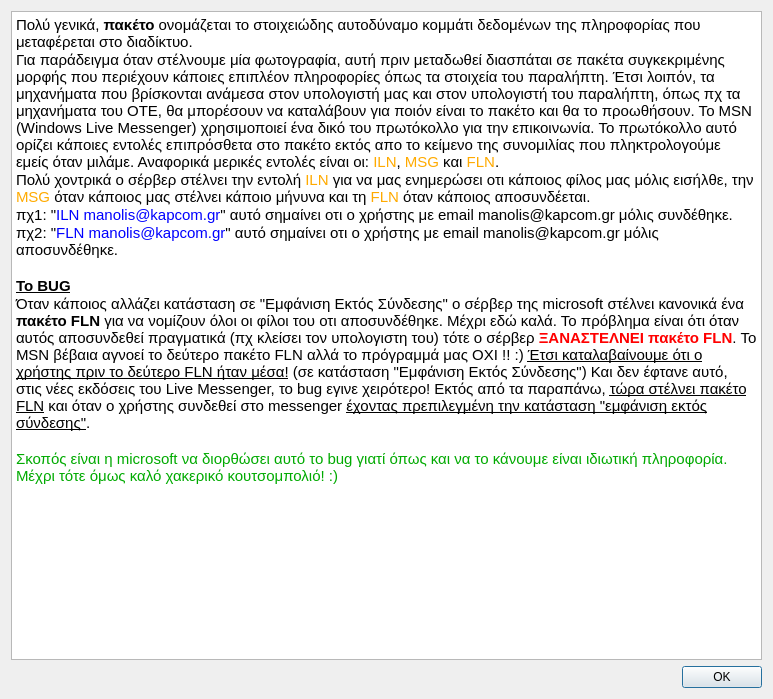
<?xml version="1.0" encoding="UTF-8"?>
<ui version="4.0">
 <class>flnDialog</class>
 <widget class="QDialog" name="flnDialog">
  <property name="geometry">
   <rect>
    <x>0</x>
    <y>0</y>
    <width>773</width>
    <height>699</height>
   </rect>
  </property>
  <property name="windowTitle">
   <string>Τι είναι το πακέτο FLN</string>
  </property>
  <layout class="QGridLayout" name="gridLayout">
   <item row="1" column="0">
    <widget class="QDialogButtonBox" name="buttonBox">
     <property name="orientation">
      <enum>Qt::Horizontal</enum>
     </property>
     <property name="standardButtons">
      <set>QDialogButtonBox::Ok</set>
     </property>
    </widget>
   </item>
   <item row="0" column="0">
    <widget class="QTextEdit" name="textEdit">
     <property name="enabled">
      <bool>true</bool>
     </property>
     <property name="readOnly">
      <bool>true</bool>
     </property>
     <property name="html">
      <string>&lt;!DOCTYPE HTML PUBLIC &quot;-//W3C//DTD HTML 4.0//EN&quot; &quot;http://www.w3.org/TR/REC-html40/strict.dtd&quot;&gt;
&lt;html&gt;&lt;head&gt;&lt;meta name=&quot;qrichtext&quot; content=&quot;1&quot; /&gt;&lt;style type=&quot;text/css&quot;&gt;
p, li { white-space: pre-wrap; }
&lt;/style&gt;&lt;/head&gt;&lt;body style=&quot; font-family:'Sans'; font-size:10pt; font-weight:400; font-style:normal;&quot;&gt;
&lt;p style=&quot; margin-top:0px; margin-bottom:0px; margin-left:0px; margin-right:0px; -qt-block-indent:0; text-indent:0px;&quot;&gt;&lt;span style=&quot; font-family:'FreeSans'; font-size:11pt;&quot;&gt;Πολύ γενικά, &lt;/span&gt;&lt;span style=&quot; font-family:'FreeSans'; font-size:11pt; font-weight:600;&quot;&gt;πακέτο&lt;/span&gt;&lt;span style=&quot; font-family:'FreeSans'; font-size:11pt;&quot;&gt; ονομάζεται το στοιχειώδης αυτοδύναμο κομμάτι δεδομένων της πληροφορίας που μεταφέρεται στο διαδίκτυο.&lt;/span&gt;&lt;/p&gt;
&lt;p style=&quot; margin-top:0px; margin-bottom:0px; margin-left:0px; margin-right:0px; -qt-block-indent:0; text-indent:0px;&quot;&gt;&lt;span style=&quot; font-family:'FreeSans'; font-size:11pt;&quot;&gt;Για παράδειγμα όταν στέλνουμε μία φωτογραφία, αυτή πριν μεταδωθεί διασπάται σε πακέτα συγκεκριμένης μορφής που περιέχουν κάποιες επιπλέον πληροφορίες όπως τα στοιχεία του παραλήπτη. Έτσι λοιπόν, τα μηχανήματα που βρίσκονται ανάμεσα στον υπολογιστή μας και στον υπολογιστή του παραλήπτη, όπως πχ τα μηχανήματα του ΟΤΕ, θα μπορέσουν να καταλάβουν για ποιόν είναι το πακέτο και θα το προωθήσουν. Το MSN (Windows Live Messenger) χρησιμοποιεί ένα δικό του πρωτόκολλο για την επικοινωνία. Το πρωτόκολλο αυτό ορίζει κάποιες εντολές επιπρόσθετα στο πακέτο εκτός απο το κείμενο της συνομιλίας που πληκτρολογούμε εμείς όταν μιλάμε. Αναφορικά μερικές εντολές είναι οι: &lt;/span&gt;&lt;span style=&quot; font-family:'FreeSans'; font-size:11pt; color:#ffaa00;&quot;&gt;ILN&lt;/span&gt;&lt;span style=&quot; font-family:'FreeSans'; font-size:11pt;&quot;&gt;, &lt;/span&gt;&lt;span style=&quot; font-family:'FreeSans'; font-size:11pt; color:#ffaa00;&quot;&gt;MSG &lt;/span&gt;&lt;span style=&quot; font-family:'FreeSans'; font-size:11pt; color:#000000;&quot;&gt;και&lt;/span&gt;&lt;span style=&quot; font-family:'FreeSans'; font-size:11pt;&quot;&gt; &lt;/span&gt;&lt;span style=&quot; font-family:'FreeSans'; font-size:11pt; color:#ffaa00;&quot;&gt;FLN&lt;/span&gt;&lt;span style=&quot; font-family:'FreeSans'; font-size:11pt;&quot;&gt;.&lt;/span&gt;&lt;/p&gt;
&lt;p style=&quot; margin-top:0px; margin-bottom:0px; margin-left:0px; margin-right:0px; -qt-block-indent:0; text-indent:0px;&quot;&gt;&lt;span style=&quot; font-family:'FreeSans'; font-size:11pt;&quot;&gt;Πολύ χοντρικά ο σέρβερ στέλνει την εντολή &lt;/span&gt;&lt;span style=&quot; font-family:'FreeSans'; font-size:11pt; color:#ffaa00;&quot;&gt;ILN&lt;/span&gt;&lt;span style=&quot; font-family:'FreeSans'; font-size:11pt;&quot;&gt; για να μας ενημερώσει οτι κάποιος φίλος μας μόλις εισήλθε, την &lt;/span&gt;&lt;span style=&quot; font-family:'FreeSans'; font-size:11pt; color:#ffaa00;&quot;&gt;MSG&lt;/span&gt;&lt;span style=&quot; font-family:'FreeSans'; font-size:11pt;&quot;&gt; όταν κάποιος μας στέλνει κάποιο μήνυνα και τη &lt;/span&gt;&lt;span style=&quot; font-family:'FreeSans'; font-size:11pt; color:#ffaa00;&quot;&gt;FLN&lt;/span&gt;&lt;span style=&quot; font-family:'FreeSans'; font-size:11pt;&quot;&gt; όταν κάποιος αποσυνδέεται.&lt;/span&gt;&lt;/p&gt;
&lt;p style=&quot; margin-top:0px; margin-bottom:0px; margin-left:0px; margin-right:0px; -qt-block-indent:0; text-indent:0px;&quot;&gt;&lt;span style=&quot; font-family:'FreeSans'; font-size:11pt;&quot;&gt;πχ1: &quot;&lt;/span&gt;&lt;span style=&quot; font-family:'FreeSans'; font-size:11pt; color:#0000ff;&quot;&gt;ILN manolis@kapcom.gr&lt;/span&gt;&lt;span style=&quot; font-family:'FreeSans'; font-size:11pt;&quot;&gt;&quot; αυτό σημαίνει οτι ο χρήστης με email &lt;/span&gt;&lt;span style=&quot; font-family:'FreeSans'; font-size:11pt; color:#000000;&quot;&gt;manolis@kapcom.gr&lt;/span&gt;&lt;span style=&quot; font-family:'FreeSans'; font-size:11pt;&quot;&gt; μόλις συνδέθηκε.&lt;/span&gt;&lt;/p&gt;
&lt;p style=&quot; margin-top:0px; margin-bottom:0px; margin-left:0px; margin-right:0px; -qt-block-indent:0; text-indent:0px;&quot;&gt;&lt;span style=&quot; font-family:'FreeSans'; font-size:11pt;&quot;&gt;πχ2: &quot;&lt;/span&gt;&lt;span style=&quot; font-family:'FreeSans'; font-size:11pt; color:#0000ff;&quot;&gt;FLN manolis@kapcom.gr&lt;/span&gt;&lt;span style=&quot; font-family:'FreeSans'; font-size:11pt;&quot;&gt;&quot; αυτό σημαίνει οτι ο χρήστης με email &lt;/span&gt;&lt;span style=&quot; font-family:'FreeSans'; font-size:11pt; color:#000000;&quot;&gt;manolis@kapcom.gr&lt;/span&gt;&lt;span style=&quot; font-family:'FreeSans'; font-size:11pt;&quot;&gt; μόλις αποσυνδέθηκε.&lt;/span&gt;&lt;/p&gt;
&lt;p style=&quot;-qt-paragraph-type:empty; margin-top:0px; margin-bottom:0px; margin-left:0px; margin-right:0px; -qt-block-indent:0; text-indent:0px; font-family:'FreeSans'; font-size:11pt;&quot;&gt;&lt;/p&gt;
&lt;p style=&quot; margin-top:0px; margin-bottom:0px; margin-left:0px; margin-right:0px; -qt-block-indent:0; text-indent:0px;&quot;&gt;&lt;span style=&quot; font-family:'FreeSans'; font-size:11pt; font-weight:600; text-decoration: underline;&quot;&gt;Το BUG&lt;/span&gt;&lt;/p&gt;
&lt;p style=&quot; margin-top:0px; margin-bottom:0px; margin-left:0px; margin-right:0px; -qt-block-indent:0; text-indent:0px;&quot;&gt;&lt;span style=&quot; font-family:'FreeSans'; font-size:11pt;&quot;&gt;Όταν κάποιος αλλάζει κατάσταση σε &quot;Εμφάνιση Εκτός Σύνδεσης&quot; ο σέρβερ της microsoft στέλνει κανονικά ένα &lt;/span&gt;&lt;span style=&quot; font-family:'FreeSans'; font-size:11pt; font-weight:600;&quot;&gt;πακέτο FLN &lt;/span&gt;&lt;span style=&quot; font-family:'FreeSans'; font-size:11pt;&quot;&gt;για να νομίζουν όλοι οι φίλοι του οτι αποσυνδέθηκε. Μέχρι εδώ καλά. Το πρόβλημα είναι ότι όταν αυτός αποσυνδεθεί πραγματικά (πχ κλείσει τον υπολογιστη του) τότε ο σέρβερ &lt;/span&gt;&lt;span style=&quot; font-family:'FreeSans'; font-size:11pt; font-weight:600; color:#ff0000;&quot;&gt;ΞΑΝΑΣΤΕΛΝΕΙ πακέτο FLN&lt;/span&gt;&lt;span style=&quot; font-family:'FreeSans'; font-size:11pt; color:#000000;&quot;&gt;. Το MSN βέβαια αγνοεί το δεύτερο πακέτο FLN αλλά το πρόγραμμά μας ΟΧΙ !! :) &lt;/span&gt;&lt;span style=&quot; font-family:'FreeSans'; font-size:11pt; text-decoration: underline; color:#000000;&quot;&gt;Έτσι καταλαβαίνουμε ότι ο χρήστης πριν το δεύτερο FLN ήταν μέσα!&lt;/span&gt;&lt;span style=&quot; font-family:'FreeSans'; font-size:11pt; color:#000000;&quot;&gt; (σε κατάσταση &quot;Εμφάνιση Εκτός Σύνδεσης&quot;) Και δεν έφτανε αυτό, στις νέες εκδόσεις του Live Messenger, το bug εγινε χειρότερο! Εκτός από τα παραπάνω, &lt;/span&gt;&lt;span style=&quot; font-family:'FreeSans'; font-size:11pt; text-decoration: underline; color:#000000;&quot;&gt;τώρα στέλνει πακέτο FLN&lt;/span&gt;&lt;span style=&quot; font-family:'FreeSans'; font-size:11pt; color:#000000;&quot;&gt; και όταν ο χρήστης συνδεθεί στο messenger &lt;/span&gt;&lt;span style=&quot; font-family:'FreeSans'; font-size:11pt; text-decoration: underline; color:#000000;&quot;&gt;έχοντας πρεπιλεγμένη την κατάσταση &quot;εμφάνιση εκτός σύνδεσης&quot;&lt;/span&gt;&lt;span style=&quot; font-family:'FreeSans'; font-size:11pt; color:#000000;&quot;&gt;.&lt;/span&gt;&lt;/p&gt;
&lt;p style=&quot;-qt-paragraph-type:empty; margin-top:0px; margin-bottom:0px; margin-left:0px; margin-right:0px; -qt-block-indent:0; text-indent:0px; font-family:'FreeSans'; font-size:11pt; color:#000000;&quot;&gt;&lt;/p&gt;
&lt;p style=&quot; margin-top:0px; margin-bottom:0px; margin-left:0px; margin-right:0px; -qt-block-indent:0; text-indent:0px;&quot;&gt;&lt;span style=&quot; font-family:'FreeSans'; font-size:11pt; color:#00aa00;&quot;&gt;Σκοπός είναι η microsoft να διορθώσει αυτό το bug γιατί όπως και να το κάνουμε είναι ιδιωτική πληροφορία. Μέχρι τότε όμως καλό χακερικό κουτσομπολιό! :)&lt;/span&gt;&lt;/p&gt;&lt;/body&gt;&lt;/html&gt;</string>
     </property>
    </widget>
   </item>
  </layout>
 </widget>
 <resources/>
 <connections>
  <connection>
   <sender>buttonBox</sender>
   <signal>accepted()</signal>
   <receiver>flnDialog</receiver>
   <slot>accept()</slot>
   <hints>
    <hint type="sourcelabel">
     <x>248</x>
     <y>254</y>
    </hint>
    <hint type="destinationlabel">
     <x>157</x>
     <y>274</y>
    </hint>
   </hints>
  </connection>
  <connection>
   <sender>buttonBox</sender>
   <signal>rejected()</signal>
   <receiver>flnDialog</receiver>
   <slot>reject()</slot>
   <hints>
    <hint type="sourcelabel">
     <x>316</x>
     <y>260</y>
    </hint>
    <hint type="destinationlabel">
     <x>286</x>
     <y>274</y>
    </hint>
   </hints>
  </connection>
 </connections>
</ui>
